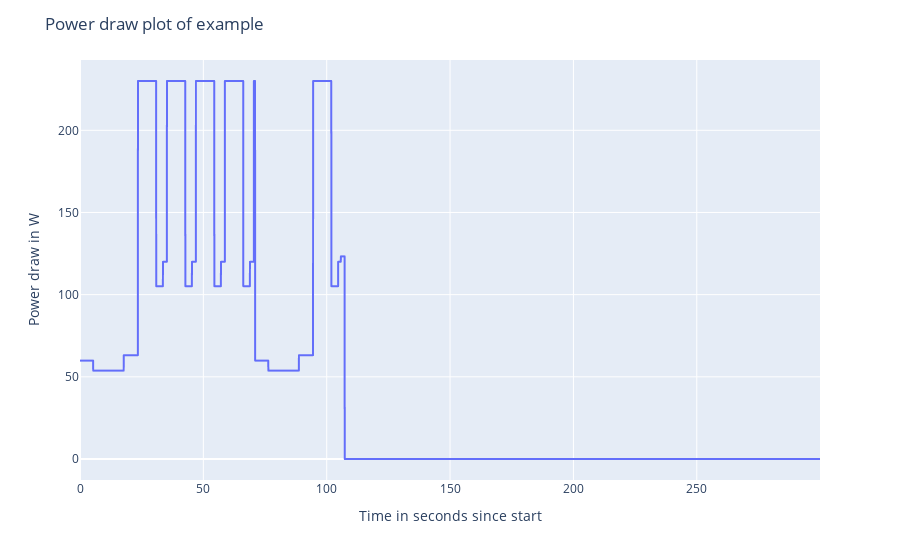

Write notebook code for a chart like this one.
### Code cell
# lets now test an interrupted execution
from typing import List

example_power_function = FooPowerFunction(foo_phases_spec)

interrupts: List[int] = [71]

start_times: List[int] = [0, *interrupts, 300]

print(start_times)

measurements_from_stop_resume= []
time_worked = 0

for start, stop in zip(start_times, start_times[1:]):
    measurements_from_stop_resume += [{'power': example_power_function(i - start, time_worked), 'timestamp': i} for i in np.arange(start, stop, 0.05)]
    if (stop - start > example_power_function.duration_startup):
        time_worked += stop - start - example_power_function.duration_startup

print(measurements_from_stop_resume)

model_df = pd.DataFrame(measurements_from_stop_resume)

model_fig = px.line(model_df, x='timestamp', y='power')

model_fig.update_layout({'title': 'Power draw plot of example' ,'yaxis_title': 'Power draw in W', 'xaxis_title': 'Time in seconds since start'})
model_fig.show()

### Figure 1 — Plotly figure (JSON) as saved in the notebook; plotly's stock layout.template omitted (floating-point values rounded to 4 significant figures; data arrays with more than 128 entries replaced by an {"elided": "..."} marker saying what was removed)
{"data": [{"hovertemplate": "timestamp=%{x}<br>power=%{y}<extra></extra>", "legendgroup": "", "line": {"color": "#636efa", "dash": "solid"}, "marker": {"symbol": "circle"}, "mode": "lines", "name": "", "showlegend": false, "type": "scattergl", "x": {"elided": "6000 float values"}, "xaxis": "x", "y": {"elided": "6000 float values"}, "yaxis": "y"}], "layout": {"legend": {"tracegroupgap": 0}, "margin": {"t": 60}, "title": {"text": "Power draw plot of example"}, "xaxis": {"anchor": "y", "domain": [0, 1], "title": {"text": "Time in seconds since start"}}, "yaxis": {"anchor": "x", "domain": [0, 1], "title": {"text": "Power draw in W"}}}}
